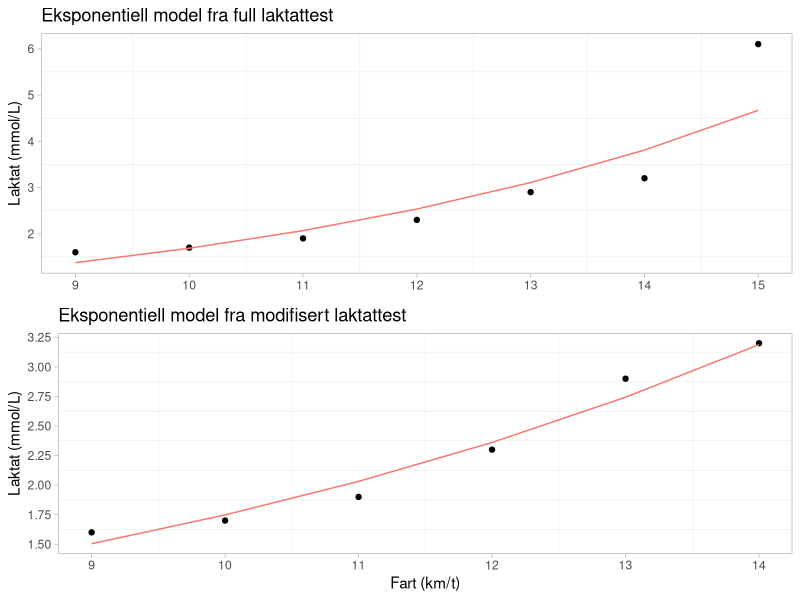

This chart was generated by the following R code:
## ---- chunk 1

library(tidyverse)
library(gridExtra)
## ---- chunk 2

df_full <- tibble( # Full data
  fart = c(9, 10, 11, 12, 13, 14, 15),
  laktat = c(1.6, 1.7, 1.9, 2.3, 2.9, 3.2, 6.10))

df_reduced <- tibble( # Reduced data
  fart = c(9, 10, 11, 12, 13, 14),
  laktat = c(1.6, 1.7, 1.9, 2.3, 2.9, 3.2))
## ---- chunk 3

exp_model_lt_full <- lm(log(laktat) ~ fart, data = df_full) # Full model

exp_function_lt_full <- function(x){ # Function for full data
  
  exp(coef(exp_model_lt_full)[1]) * exp(coef(exp_model_lt_full)[2])^x
  
}

exp_function_lt_full(14) # Test function for full data
## ---- chunk 4

# Exponential modelling with reduced data

exp_model_lt_reduced <- lm(log(laktat) ~ fart, data = df_reduced) # Reduced model

exp_function_lt_reduced <- function(x){ # Function for reduced data
  
  exp(coef(exp_model_lt_reduced)[1]) * exp(coef(exp_model_lt_reduced)[2])^x 
  
}

exp_function_lt_reduced(14) # Test function for reduced data
## ---- chunk 5

full_plot <- df_full |> 
  ggplot(aes(fart, laktat)) +
  geom_point() +
  geom_line(aes(y = exp(predict(exp_model_lt_full)),
                color = "red"), show.legend = F) +
  scale_y_continuous(
    name = "Laktat (mmol/L)",
    breaks = seq(0, 6, 1)
  ) +
  scale_x_continuous(
    name = NULL,
    breaks = seq(9, 15, 1)
    ) +
  labs(title = "Eksponentiell model fra full laktattest") +
  theme_light() +
  theme(panel.grid.major = element_blank())
## ---- chunk 6

reduced_plot <- df_reduced |> 
  ggplot(aes(fart, laktat)) +
  geom_point() +
  geom_line(aes(y = exp(predict(exp_model_lt_reduced)),
                color = "red"), show.legend = F) +
  scale_y_continuous(
    name = "Laktat (mmol/L)",
    breaks = seq(0, 4, 0.25)
  ) +
  scale_x_continuous(
    name = "Fart (km/t)",
    breaks = seq(9, 15, 1)
  ) +
  labs(title = "Eksponentiell model fra modifisert laktattest") +
  theme_light() +
  theme(panel.grid.major = element_blank())
## ---- chunk 7

full_reduced_plot <- grid.arrange(full_plot, reduced_plot, nrow = 2)
## ---- chunk 8

ggsave(plot = full_reduced_plot,
       filename = "two_exp_reg_for_estimating_lactate_threshold.jpg",
       dpi = 300,
       height = 4,
       width = 8)
